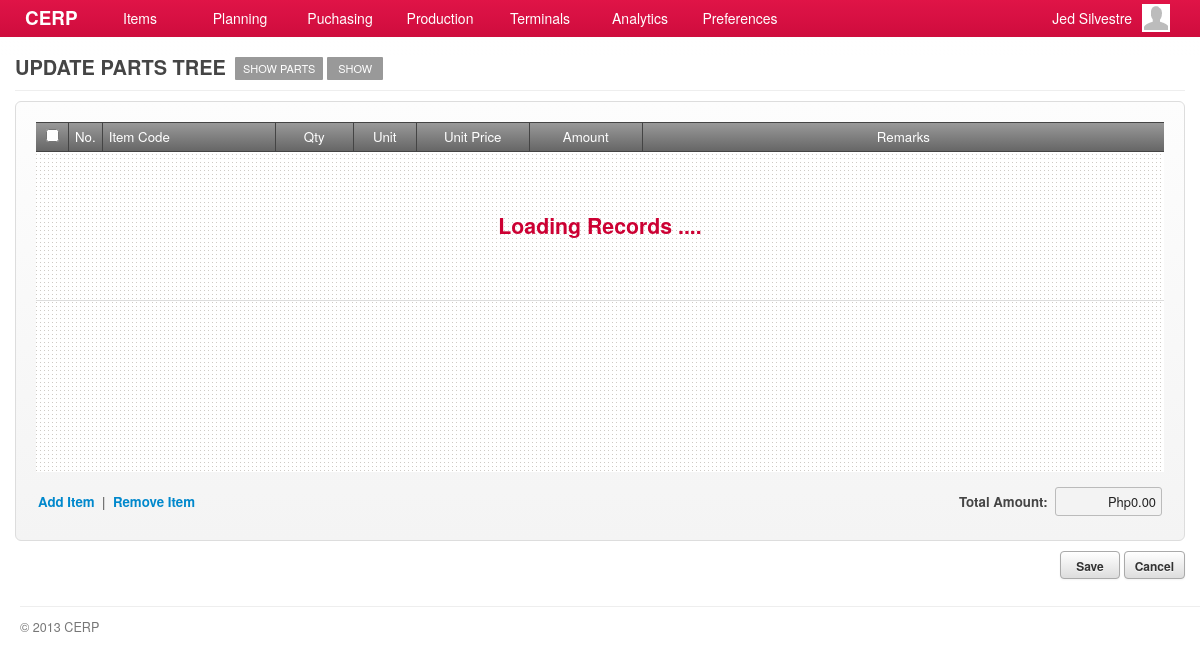
Screenshot of /account/parts-tree-edit.php (signed in) with the database file from the repository.
### tables this page shows
CREATE TABLE `capabilities` (
  `id` int(11) NOT NULL AUTO_INCREMENT,
  `title` varchar(45) DEFAULT NULL,
  `name` varchar(45) DEFAULT NULL,
  `capability` varchar(45) DEFAULT NULL,
  `url` varchar(45) DEFAULT NULL,
  `parent` int(11) DEFAULT NULL,
  PRIMARY KEY (`id`)
);

### include/general.class.php (called while the page is built, shortened)
<?php
require('database.class.php');
require('capabilities.class.php');
$HostAccount	= "account";
$DB				= new MySQL;
  $Host			= "cerp";
  $HostAccount	= "/".$Host."/".$HostAccount;
  $DB->database	= "cerpdb";
  $DB->username	= "cerpuser";
  $DB->password	= "cerpuser";
  $DB->hostname	= "localhost";
$Capabilities	= new Capabilities($DB);
require('functions.php');
?>

### include/capabilities.class.php (called while the page is built, shortened)
<?php
class Capabilities {
  private $DB;
	public $All;
	function Capabilities($db) {
		$this->DB = $db;
		$this->GetCapabilities();
	}
  function GetTitle() {
    global $capability_key;
	return $this->All[$capability_key]['title'];
  }
	function GetCapabilities() {
		$capabilities = $this->DB->Get('capabilities', array(
					  			'columns' 		=> 'id, capability, title, name, parent, url',
					  	    'conditions' 	=> 'parent IS NOT null ORDER BY parent'));
		$all = array();
		foreach ($capabilities as $cap) {
			$all[$cap['capability']] = array('title' => $cap['title'],'name' => $cap['name'], 'url' => $cap['url'], 'parent' => $cap['parent']);
		}
		$this->All = $all;
	}
}

### include/database.class.php (called while the page is built, shortened)
<?php
class MySQL {
  public $username	= "cerpuser";
  public $password	= "cerpuser";
  public $hostname	= "localhost";
  public function Connect() {
    $conn = mysql_connect($this->hostname, $this->username, $this->password) or die("<br/><span class='notice'><p class='error'><strong>ERROR!</strong> Unable to connect to MySQL! </p></span>");
    return $conn;
  }
  public function Query($sql) {
  	$conn = $this->Connect();
    $result = mysql_query($sql, $conn);
	return $result;
  }
  function Get($table, $args='') {
  	if (isset($args)) {
  	  $args['columns'] = (isset($args['columns']) ? $args['columns'] : '*');
  	  $args['joins'] = (isset($args['joins']) ? $args['joins'] : '');
		  $args['conditions'] = ($args['conditions'] == '' ? '' : 'WHERE '.$args['conditions']);
  	  $args['order'] = (isset($args['order']) ? ' ORDER BY '.$args['order'] : '');
  	  $args['limit'] = (isset($args['limit']) ? ' LIMIT '.$args['limit'] : '');
  	  $args['group'] = (isset($args['group']) ? ' GROUP BY '.$args['group'] : '');
		}
		$data = array();
		$sql = "SELECT ".$args['columns']." FROM ".$table." ".$args['joins']." ".$args['conditions']." ".$args['group']." ".$args['order']." ".$args['limit'];
		$result = $this->IsEmpty($this->Query($sql));
		if(!empty($result)) {
	      while ($row = mysql_fetch_array($result)) {
	        $data[] = $row;
	      }
		}
		return $data;
  }
  private function IsEmpty($result) {
    if(mysql_num_rows($result) > 0) return $result;
    return null;
  }
}

### include/functions.php (called while the page is built, shortened)
<?php
function host($uri='') {
  global $HostAccount;
  return $HostAccount."/".$uri;
}

### account/parts-tree-edit.php (the view, shortened to what this page needs)
<?php
  $capability_key = 'edit_parts_tree';
  require('header.php');
?>
	<div id="page">
		<div id="page-title">
    	<h2>
      	<span class="title"><?php echo $Capabilities->GetTitle(); ?></span>
        <?php
				  echo '<a href="'.$Capabilities->All['show_parts_tree']['url'].'?pid='.$_GET['pid'].'&code='.$_GET['code'].'" class="nav">'.$Capabilities->All['show_parts_tree']['name'].'</a>';
					echo '<a href="'.$Capabilities->All['show_product']['url'].'?pid='.$_GET['pid'].'" class="nav">'.$Capabilities->All['show_product']['name'].'</a>';
				?>
      </h2>
		</div>
    <div id="content">
      <form id="purchase-form" action="<?php host($Capabilities->GetUrl()) ?>" method="POST">
				<div class="form-container">
					<div id="grid-parts-materials" class="grid jq-grid" style="min-height:350px;">
						<table cellspacing="0" cellpadding="0">
							<thead>
								<tr>
									<td width="20" class="border-right text-center"><input type="checkbox" class="chk-all"/></td>
									<td width="20" class="border-right text-center">No.</td>
									<td width="160" class="border-right">Item Code</td>
									<td width="65" class="border-right text-center">Qty</td>
									<td width="50" class="border-right text-center">Unit</td>
									<td width="100" class="border-right text-center">Unit Price</td>
									<td width="100" class="border-right text-center">Amount</td>
									<td class="text-center">Remarks</td>
								</tr>
							</thead>
							<tbody id="parts-materials"></tbody>
						</table>
					</div>
					<div>
						<table width="100%">
							<tr><td height="5" colspan="99"></td></tr>
							<tr>
								<td>
									<strong><a href="#modal-product-materials" class="" rel="modal:open">Add Item</a></strong>
									&nbsp;|&nbsp;
									<strong><a id="remove-parts-materials" href="#" class="" grid="#parts-materials">Remove Item</a></strong>
								</td>
								<td align="right"><strong>Total Amount:</strong>&nbsp;&nbsp;<input id="purchase_amount" type="text" value="" class="text-right text-currency" style="width:95px;" disabled/></td>
							</tr>
						</table>
					</div>
				</div>
				<div class="field-command">
					<input type="submit" value="Save" class="btn"/>
					<input type="button" value="Cancel" class="btn redirect-to" rel="<?php echo host('parts-tree-show.php?pid='.$_GET['pid'].'&code='.$_GET['code']); ?>"/>
				</div>
      </form>
   </div>
	</div>
<?php require('footer.php'); ?>

### stylesheets/main.css (style rules this page uses)
*, html, body { margin:0;padding:0; }
html { font-size: 100%; -webkit-text-size-adjust: 100%; -ms-text-size-adjust: 100%; }
body { margin: 0; font-family:"Helvetica Neue", Helvetica, Arial, sans-serif; font-size:14px; line-height:20px; color:#454545; background-color:#ffffff; }
h1, h2, h3, h4 { padding:0 0 5px; margin:0 0 10px; }
h2 { font-size:20px; }
#page { background-color:#ffffff; font-size:95%; }
#content { padding:0 15px; min-height: 500px; }
#page-title { margin:0 15px 10px; padding:57px 0 0; border-bottom:solid 1px #eeeeee; }
#page-title h2 { margin:0; padding:0 0 10px; }
#page-title h2 .title { float:left; padding-right:5px; text-transform:uppercase; }
#page-title h2 .nav { float:left; display:block; margin:0 0 0 4px; padding:6px 8px; background-color:#999999; color:#ffffff; font-weight:normal; font-size:11px; line-height:11px; cursor:pointer; -webkit-border-radius:1px; -moz-border-radius:1px; border-radius:1px; text-transform:uppercase; min-width:40px; text-align: center; }
.border-right { border-right:solid 1px #dddddd; }
.text-center { text-align:center; }
.text-right { text-align:right; }

### stylesheets/form.css (style rules this page uses)
form { margin:0 0 10px; }
form table tr th, form table tr td { padding:2px 0; }
form .field-command { padding:10px 0 0; text-align: right; }
.form-container { padding:20px; border:solid 1px #dddddd; background-color:#f9f9f9; background-image:-moz-linear-gradient(top, #fdfdfd, #f4f4f4); background-image:-webkit-gradient(linear, 0 0, 0 100%, from(#fdfdfd), to(#f4f4f4)); background-image:-webkit-linear-gradient(top, #fdfdfd, #f4f4f4); background-image:-o-linear-gradient(top, #fdfdfd, #f4f4f4); background-image:linear-gradient(to bottom, #fdfdfd, #f4f4f4); -webkit-border-radius:6px; -moz-border-radius:6px; border-radius:6px; }
input, textarea, select { padding:4px 5px; border:solid 1px #bbbbbb; color:#222222; font-size:97%; font-family:"Helvetica Neue", Helvetica, Arial, sans-serif; -webkit-border-radius:3px; -moz-border-radius:3px; border-radius:3px; }
.btn { display: inline-block; *display: inline; padding: 4px 10px 2px; margin-bottom: 3px; min-width:60px; *margin-left: .3em; font-size: 12px; line-height: 20px; *line-height: 20px; color: #333333; text-align: center; text-shadow: 0 1px 1px rgba(255, 255, 255, 0.75); vertical-align: middle; cursor: pointer; font-weight:bold; background-color: #cccccc; *background-color: #dddddd; background-image: -webkit-gradient(linear, 0 0, 0 100%, from(#ffffff), to(#dddddd)); background-image: -webkit-linear-gradient(top, #ffffff, #dddddd); background-image: -o-linear-gradient(top, #ffffff, #dddddd); background-image: linear-gradient(to bottom, #ffffff, #dddddd); background-image: -moz-linear-gradient(top, #ffffff, #dddddd); background-repeat: repeat-x; border: 1px solid #bbbbbb; *border: 0; border-color: rgba(0, 0, 0, 0.1) rgba(0, 0, 0, 0.1) rgba(0, 0, 0, 0.25); border-color: #aaaaaa #aaaaaa #bfbfbf; border-bottom-color: #aaaaaa; outline:none; -webkit-border-radius: 4px; -moz-border-radius: 4px; border-radius: 4px; filter: progid:dximagetransform.microsoft.gradient(startColorstr='#ffffffff', endColorstr='#ffe6e6e6', GradientType=0); filter: progid:dximagetransform.microsoft.gradient(enabled=false); *zoom: 1; -webkit-box-shadow: inset 0 1px 0 rgba(255, 255, 255, 0.2), 0 1px 2px rgba(0, 0, 0, 0.05); -moz-box-shadow: inset 0 1px 0 rgba(255, 255, 255, 0.2), 0 1px 2px rgba(0, 0, 0, 0.05); box-shadow: inset 0 1px 0 rgba(255, 255, 255, 0.2), 0 1px 2px rgba(0, 0, 0, 0.05); }
.btn:first-child { *margin-left: 0; }

### stylesheets/grid.css (style rules this page uses)
.grid { min-width:300px; overflow-x:scroll; background:#ffffff url('../images/bg-dotted.png') repeat left top; }
.grid table { margin:0; padding:0; width:100%; }
.grid table thead tr td { padding:4px 6px; border-top:solid 1px #444444; border-bottom:solid 1px #444444; background-color:#666666; background-image:-moz-linear-gradient(top, #999999, #666666); background-image:-webkit-gradient(linear, 0 0, 0 100%, from(#999999), to(#666666)); background-image:-webkit-linear-gradient(top, #999999, #666666); background-image:-o-linear-gradient(top, #999999, #666666); background-image:linear-gradient(to bottom, #999999, #666666); color:#ffffff; font-weight:normal; }
.grid table thead tr td.border-right { border-color:#444444; }

### rows the page displays
capabilities: title "UPDATE PARTS TREE"
capabilities: name "SHOW PARTS"
capabilities: name "SHOW"

### other values shown
$Signed['first_name'] "Jed"
$Signed['last_name'] "Silvestre"
